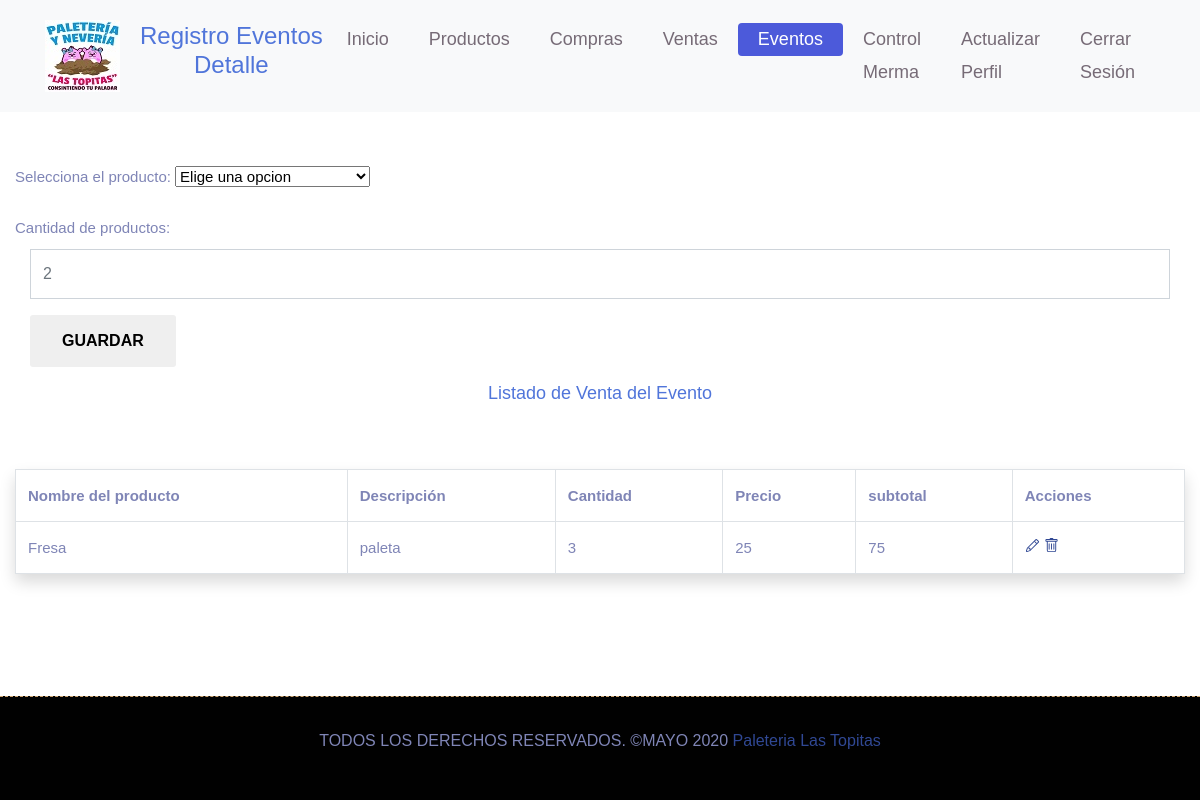
The app's page /paginas/eventosD.php (signed in), older data.
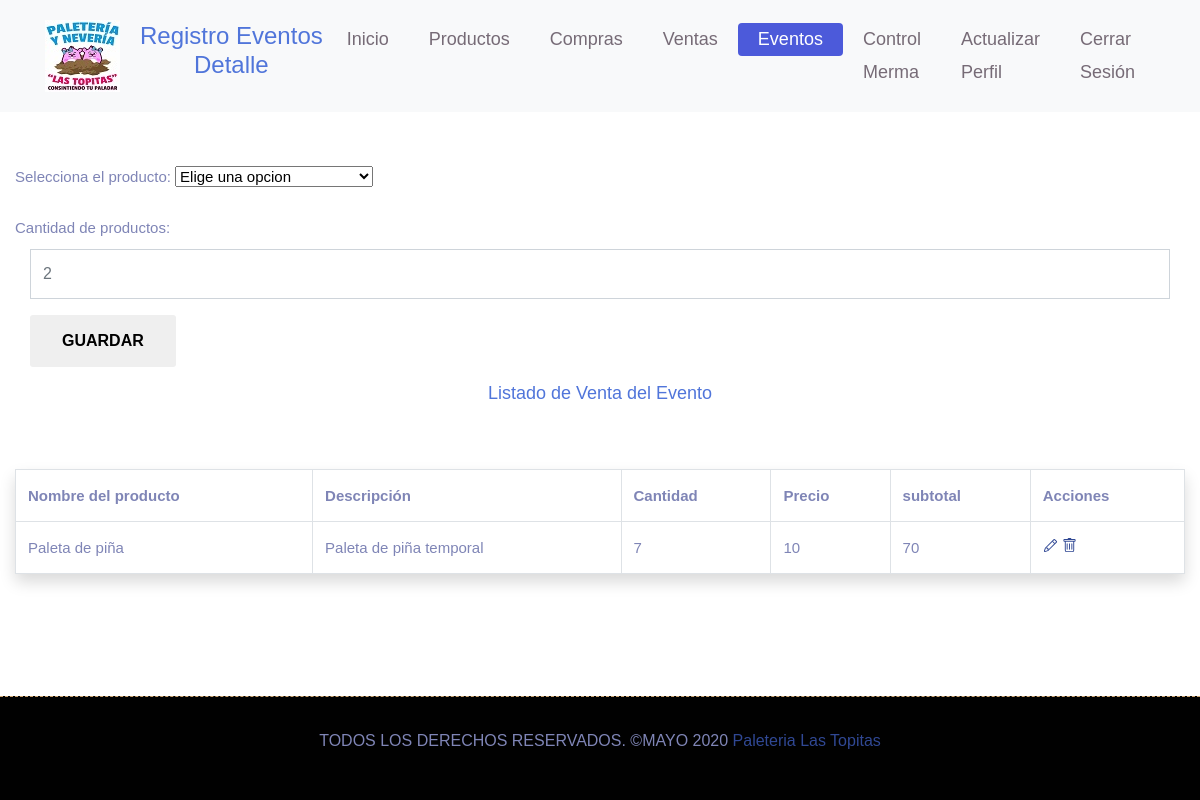
The same page, newer data.
### tables this page shows
CREATE TABLE `detalleventa` (
  `Producto_idProducto` int(11) NOT NULL,
  `Ventas_idVentas` int(11) NOT NULL,
  `cantidadProducto` int(5) DEFAULT NULL,
  `subtotal` double DEFAULT NULL
);

CREATE TABLE `producto` (
  `idProducto` int(11) NOT NULL,
  `nombre` varchar(50) DEFAULT NULL,
  `precioVenta` int(5) DEFAULT NULL,
  `costoCompra` int(4) DEFAULT NULL,
  `stockActual` int(4) DEFAULT NULL,
  `stockMinimo` int(4) DEFAULT NULL,
  `stockMaximo` int(4) DEFAULT NULL,
  `descripcion` varchar(100) DEFAULT NULL,
  `estado` varchar(50) DEFAULT NULL
);

### paginas/eventosD.php (the view, shortened to what this page needs)
<?php session_start();
  if (isset($_SESSION['usuario'])){?>
<?php
include_once '../Cruds/CrudED.php';
?>
<!DOCTYPE html>
<html lang="en">
<head>
  <link rel="stylesheet" href="../css/bootstrap.min.css">
  <link rel="stylesheet" href="../css/style.css">
	<link rel="stylesheet" href="../css/responsive.css">
</head>
<body>
<header class="top-navbar">
	<nav class="navbar navbar-expand-lg navbar-light bg-light">
    <div class="container">
      <a class="navbar-brand" href="../index.php">
        <img src="../images/logo.jpg" alt="" />
      </a>
      <div class="text-center ba">
        <h1 class="titPrin">Registro Eventos Detalle</h1>
      </div>
      <div class="collapse navbar-collapse" id="navbars-rs-food">
        <ul class="navbar-nav ml-auto">
          <li class="nav-item"><a class="nav-link" href="../index.php">Inicio</a></li>
          <li class="nav-item"><a class="nav-link" href="producto.php">Productos</a></li>
          <li class="nav-item"><a class="nav-link" href="compras.php">Compras</a></li>
          <li class="nav-item"><a class="nav-link" href="ventas.php">Ventas</a></li>
          <li class="nav-item active"><a class="nav-link" href="eventos.php">Eventos</a></li>
          <li class="nav-item"><a class="nav-link" href="controlMerma.php">Control Merma</a></li>
          <li class="nav-item"><a class="nav-link" href="../actualizarperfil.php">Actualizar Perfil</a></li>
          <li class="nav-item"><a class="nav-link" href="../Cerrar.php">Cerrar Sesión</a></li>
        </ul>
      </div>
    </div>
	</nav>
</header>	 <br></br><br></br><br></br>
<div class="container-fluid ">
  <form method="post">
  <div class="form-group">
      <label class="control-label tamla">Selecciona el producto:</label>
      <select name="idProducto">
        <option value="0" selected disabled="disabled">Elige una opcion</option>
      </select>
    </div>
    <div class="form-group obtds">
      <label class="control-label tamla" for="cantidadProducto">Cantidad de productos:</label>
      <div class="col">
        <input type="text" class="form-control text-uppercase" name="cantidadProducto" placeholder="2"  maxlength="3"
        value="<?php if(isset($_GET['editar'])) echo $getROW['cantidadProducto'];  ?>" />
      </div>
    </div>
    <div class="form-group">
      <?php
      if(isset($_GET['editar']))
      {
      ?>
        <div class="col-12"><button type="submit" class="btn btncamf" name="actualizar">Actualizar</button></div>
      <?php
      }
      else
      {
      ?>
        <div class="col-12"><button type="submit" class="btn btncamf" name="guardar">Guardar</button></div>
      <?php
      }
      ?>
    </div>
 </form>
<?php
  include_once '../Cruds/Db.php';
  $rs ="SELECT max(idVentas) as id from ventas"; $SQL=$MySQLiconn->query($rs);
  if ($row = $SQL->fetch_array()) { $Ventas_idVentas = trim($row[0]); }
  $filtro= "SELECT Producto_idProducto,Ventas_idVentas,cantidadProducto,subtotal,producto.nombre,producto.descripcion,producto.precioVenta FROM detalleventa, producto WHERE  Ventas_idVentas = '$Ventas_idVentas' AND detalleventa.Producto_idProducto = producto.idProducto ORDER BY detalleventa.cantidadProducto";
  $SQL = $MySQLiconn->query($filtro);
?>
 <h3 class="textoTa text-center">Listado de Venta del Evento</h3><BR></BR>
 <table class="table table-hover table-bordered shadow p-3 mb-5 bg-white rounded">
   <tr class="tabTit">
      <th>Nombre del producto</th>
      <th>Descripción</th>
      <th>Cantidad</th>
      <th>Precio</th>
      <th>subtotal</th>
      <th>Acciones</th>
    </tr>
   <?php
   while($row=$SQL ->fetch_array())
   {
    ?>
       <tr class="tabCont">
         <td> <?php echo $row['nombre']; ?> </td>
         <td> <?php echo $row['descripcion']; ?> </td>
         <td> <?php echo $row['cantidadProducto']; ?> </td>
         <td> <?php echo $row['precioVenta']; ?> </td>
         <td> <?php echo $row['subtotal']; ?> </td>
         <td>
           <a href="?editar=<?php echo $row['Producto_idProducto']; ?>" onclick="return confirm('¿Deseas Editarlo ?'); "></a>
           <a href="?eliminar=<?php echo $row['Producto_idProducto']; ?>" onclick="return confirm('¿Seguro deseas eliminarlo?'); "></a>
       </td>
       </tr>
       <?php
   }
   ?>
 </table>
</div><br><br>
<div class="copyright">
			<div class="container">
				<div class="row">
					<div class="col-lg-12">
						<p class="company-name">TODOS LOS DERECHOS RESERVADOS. &copy;MAYO 2020 <a href="#">Paleteria Las Topitas</a>
					</div>
				</div>
			</div>
		</div>
</body>
</html>
<?php
  }else{
    header ('Location: ../login.php');
  }
?>

Row changes from the older to the newer data that the page shows:
no longer on this page (row edited): detalleventa: Producto_idProducto.nombre "Fresa", Producto_idProducto.descripcion "paleta", cantidadProducto "3", Producto_idProducto.precioVenta "25", subtotal "75"
added detalleventa: Producto_idProducto.nombre "Paleta de piña", Producto_idProducto.descripcion "Paleta de piña temporal", cantidadProducto "7", Producto_idProducto.precioVenta "10", subtotal "70"
